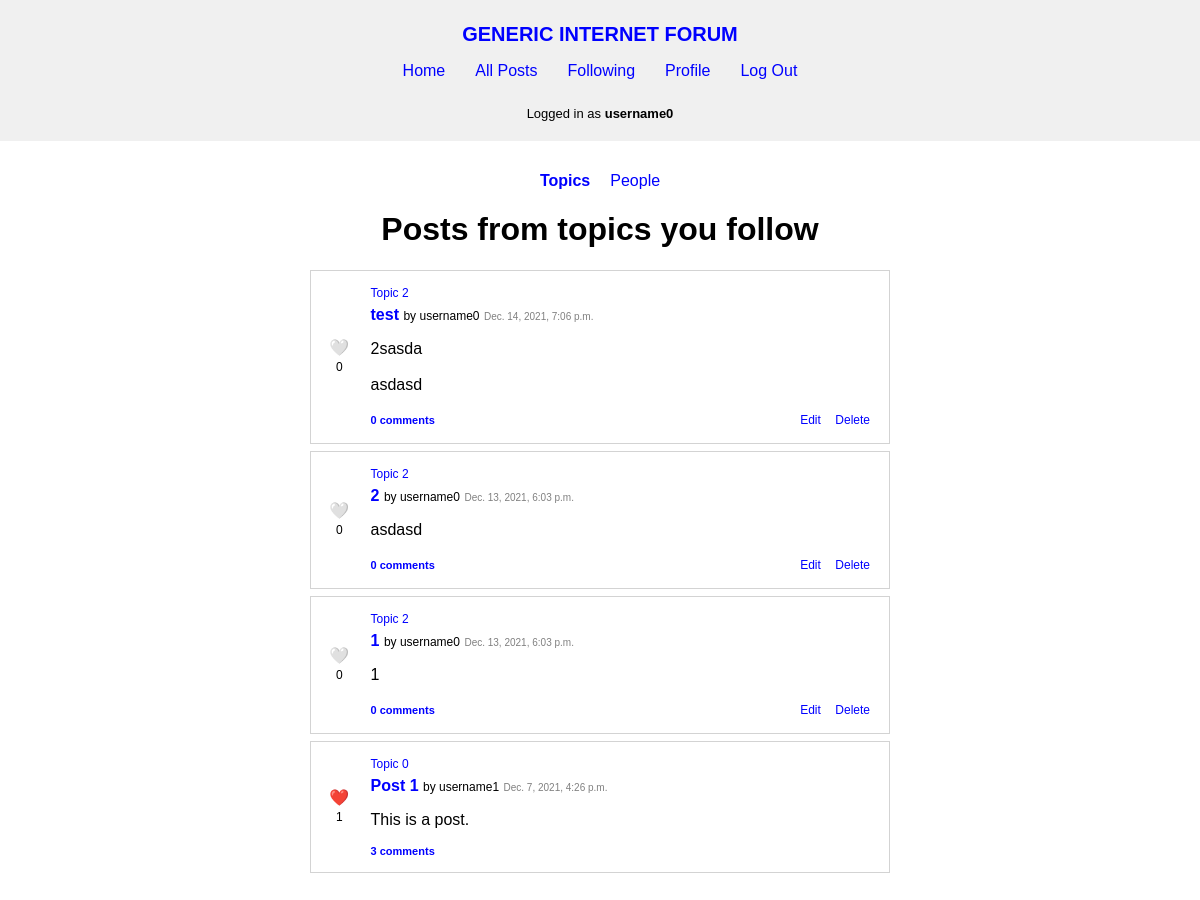
/following/topics (signed in), run on an earlier commit of the app's database.
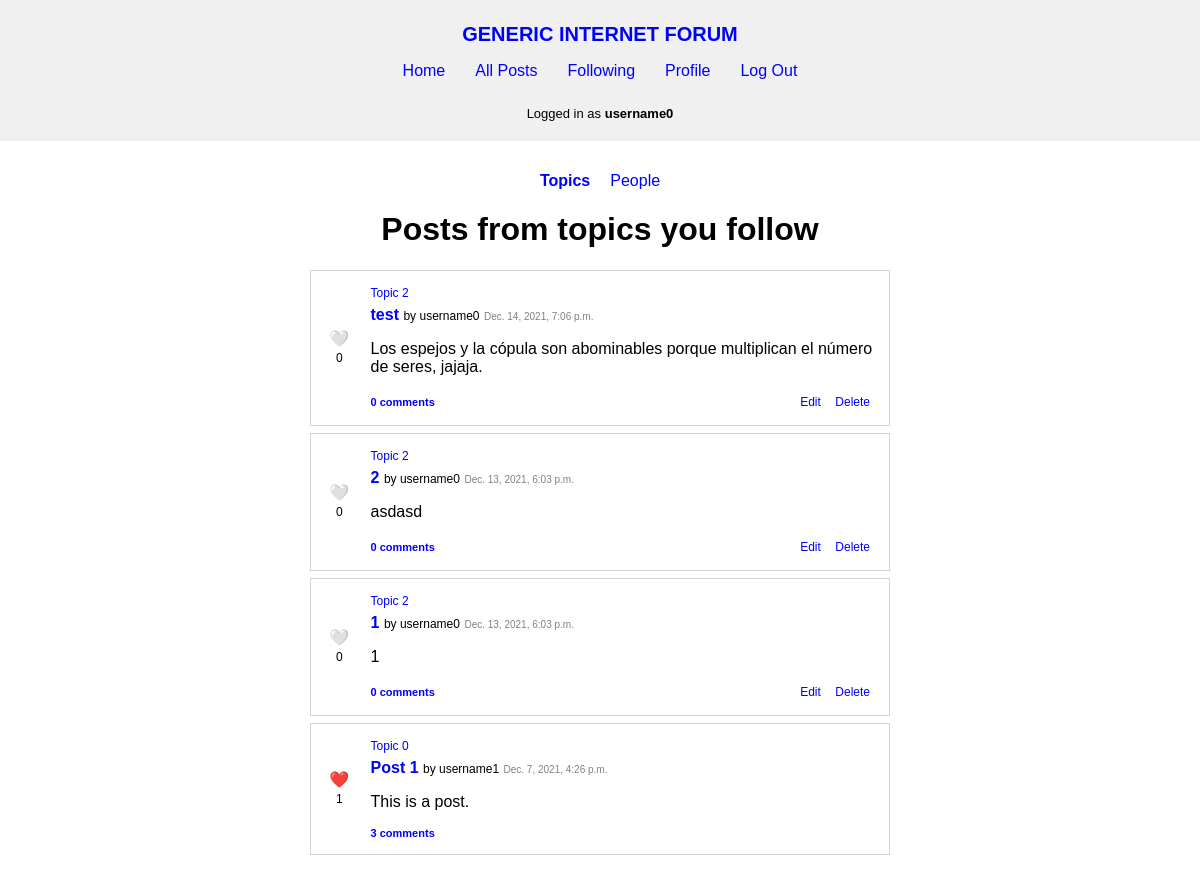
And on a later commit of the database.
### forum/models.py (models this page shows, shortened)
class Topic(models.Model):
    creator = models.ForeignKey(
        User, on_delete=models.CASCADE, related_name="topics")
    name = models.TextField(max_length=120, unique=True)
    description = models.TextField(max_length=1000)
    timestamp = models.DateTimeField(auto_now_add=True)

class Post(models.Model):
    topic = models.ForeignKey(
        Topic, on_delete=models.CASCADE, related_name="posts")
    author = models.ForeignKey(
        User, on_delete=models.CASCADE, related_name="posts")
    title = models.TextField(max_length=120)
    content = models.TextField(max_length=5000)
    timestamp = models.DateTimeField(auto_now_add=True)

class User(AbstractUser):
    pass

### forum/views.py (the view)
# urls.py: path("following/topics", views.following_topics, name="following_topics"),
def following_topics(request):
    user = User.objects.get(id=request.user.id)
    topics_following = user.topics_following.all()
    all_posts = Post.objects.filter(
        topic__in=[follow.following for follow in topics_following]).order_by("-timestamp").all()
    posts = parse_posts(all_posts, request.user)
    return render(request, "forum/following-topics.html", {
        "posts": posts
    })

### forum/util.py (called while the page is built)
def parse_posts(all_posts, user):
    posts = []
    for post in all_posts:
        liked = False
        if user.is_authenticated:
            liked = bool(post.likes.filter(liked_by=user.id))
        posts.append({
            "id": post.id,
            "topic": post.topic,
            "author": post.author,
            "title": post.title,
            "content": post.content,
            "timestamp": post.timestamp,
            "likes": len(post.likes.all()),
            "liked_by_user": liked,
            "comments": post.comments.all(),
            "comment_number": len(post.comments.all())
        })
    return posts

### forum/templates/forum/following-topics.html
{% extends "forum/layout.html" %}
{% load static %}
{% block css %}
    <link href="{% static 'forum/following.css' %}" rel="stylesheet">
    <link href="{% static 'forum/posts.css' %}" rel="stylesheet">
{% endblock %}
{% block body %}
    {% if user.is_authenticated %}
        <div id="links">
            <ul>
                <li><a href="{% url 'following_topics' %}"><b>Topics</b></a></li>
                <li><a href="{% url 'following_people' %}">People</a></li>
            </ul>
        </div>
        {% if posts %}
            <div id="posts">
                <h1>Posts from topics you follow</h1>
                {% include "forum/posts.html" %}
            </div>
        {%  else %}
            <p class="message">You don't follow <b>any topic</b> yet.</p>
        {% endif %}
    {% else%}
            <p class="message">You must be <b>logged in</b> to view things you follow.</p>
    {% endif %}
{% endblock %}

### forum/templates/forum/posts.html (shortened to what this page needs)
{% load static %}
{% block posts %}
    <ul>
        {% for post in posts %}
            <li class="post" id="post-{{ post.id }}">
                <div class="post-left">
                    <span class="like">
                        {% if user.is_authenticated %}
                            <span class="like-button" data-id="{{ post.id }}" data-liked="{{ post.liked_by_user }}" data-likes="{{ post.likes }}" data-likedobject="post">
                                {% if post.liked_by_user %}
                                    ❤️
                                {% else %}
                                    🤍
                                {% endif %}
                            </span>
                        {% else %}
                            <span>
                                🤍
                            </span>
                        {% endif %}
                        <span class="like-number">{{ post.likes }}</span>
                    </span>
                </div>
                <div class="post-right">
                    {% if not topic %}
                        <a class="topic-name" href="{% url 'topic' post.topic.name %}">{{ post.topic.name }}</a>
                    {% endif %}
                    <a class="post-title" href="{% url 'post' post.id %}">{{ post.title }}</a> <span class="post-by">by <a class="username" href="{% url 'profile' post.author.username %}">{{ post.author.username }}</a></span> <span class="timestamp">{{ post.timestamp }}</span>
                    <p class="post-content">{{ post.content }}</p>
                    <div>
                        <a class="comment-number" href="{% url 'post' post.id %}">{{ post.comment_number }} comment{% if post.comment_number != 1 %}s{% endif %}</a>
                        {% if user.is_authenticated and post.author.id == user.id %}
                            <span class="edit-delete">
                                <button class="edit-button" data-id="{{ post.id }}">Edit</button>
                                <button class="delete-button" data-id="{{ post.id }}">Delete</button>
                            </span>
                        {% endif %}
                    </div>
                </div>
            </li>
        {% endfor %}
    </ul>
{% endblock %}

What changed in the data, as far as the page shows it:
changed through a linked row, Topic "Topic 2": content "2sasda asdasd" → "Los espejos y la cópula son abominables porque multiplican el número de seres, jajaja."
